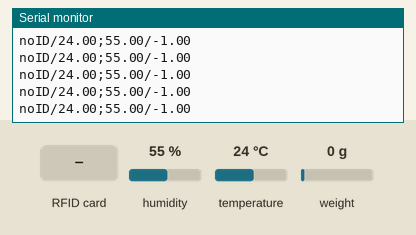
A program run on a simulated Arduino Uno, built with avr-gcc and run on an emulated ATmega328P. Parts: the last lines printed to the serial monitor. The test bench sets the inputs (shaded band); at power-on: humidity 55 %, weight on the scale 0 g, temperature 24 °C.

Above: at 2.6 s.
2.7 s: RFID card 5E 7A 19 C4 held to the reader
At 2.72 s:
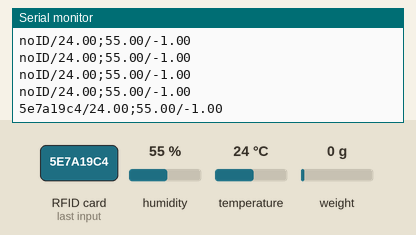
4.2 s: humidity set to 22 %
At 5.73 s:
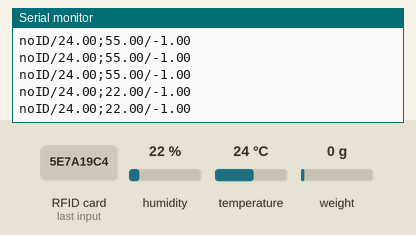
10.3 s: weight on the scale set to 100 g
At 10.32 s:
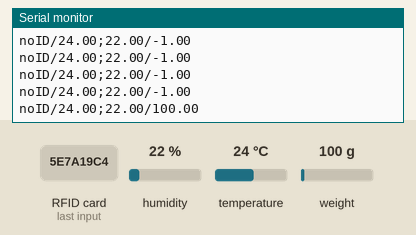
11.8 s: temperature set to 12 °C
At 11.86 s:
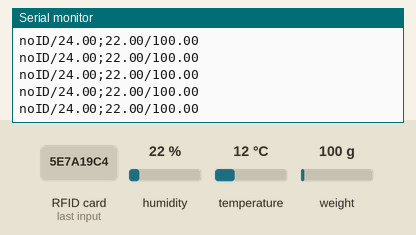
13.3 s: weight on the scale set to 1250 g
At 13.92 s:
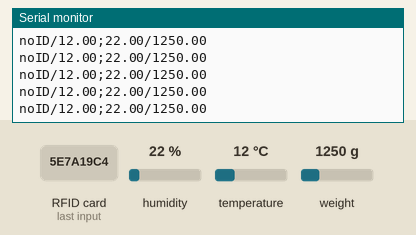
14.8 s: RFID card 5E 7A 19 C4 held to the reader
At 14.82 s:
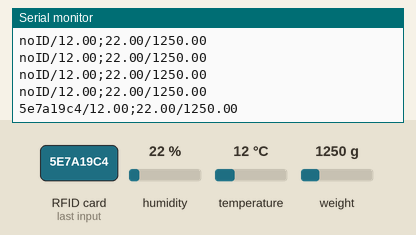
Timing chart, 0 to 17.8 s (numbered marks = the images above; inputs shaded):
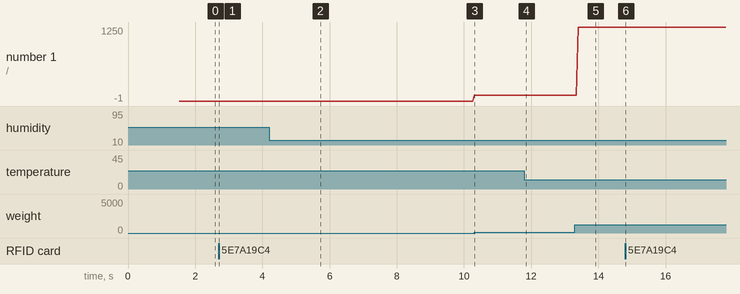

Measured:
- after the input at 2.7 s, the serial monitor: prints a new line at once (image 1)
- after the input at 4.2 s, the serial monitor: prints a new line after 1.5 s (image 2)
- after the input at 10.3 s, the serial monitor: prints a new line at once (image 3)
- after the input at 13.3 s, the serial monitor: prints a new line after 0.10 s (image 5)
- after the input at 14.8 s, the serial monitor: prints a new line at once (image 6)
- plotted number 1: -1 → 100 after the input at 10.3 s, 100 → 1250 after the input at 13.3 s

The program:

main.cpp
```cpp
#include <Arduino.h>
#include "modules/IdentityModule.h"
#include "modules/WeatherModule.h"
#include "modules/WeightModule.h"
#include "logic/AquaMinder.h"

// Set up the logic
AquaMinder aquaMinder(IdentityModule(9, 10), WeightModule(3, 2), WeatherModule(4, DHT11));

void setup()
{
  // Initialize serial communication
  Serial.begin(115200);
  aquaMinder.initializeModules();
}

void loop()
{
  aquaMinder.update();
  aquaMinder.sendAllData();
}
```

User.cpp
```cpp
#include "User.h"

User::User()
{
}

void User::setUid(String uid)
{
    this->uid = uid;
}

String User::getUid()
{
    return uid;
}

float User::getDrankWeight()
{
    return drankWeight;
}

String User::getUidJson()
{
    StaticJsonDocument<200> doc;
    doc["uid"] = uid;
    String json;
    serializeJson(doc, json);
    return json;
}

String User::getDrankWeightJson()
{
    StaticJsonDocument<200> doc;
    doc["drankWeight"] = drankWeight;
    String json;
    serializeJson(doc, json);
    return json;
}

void User::update(float newWeight)
{
    // If lastWeightUpdate is 0, this is the first weight update in a while
    if (lastWeightUpdate == 0)
    {
        lastWeightUpdate = millis();
    }

    // Withdraw first few weight updates
    if ((millis() - lastWeightUpdate) < 3000)
    {
        return;
    }
    else
    {
        lastWeightUpdate = 0;
    }

    // If the weight is less than bottleWeight, not a valid weight
    if (newWeight < bottleWeight)
    {
        return;
    }

    // If the weight is within the tolerance, the user hasn't drank anything
    int diff = this->validWeight - newWeight;
    if (abs(diff) < toleranceWeight)
    {
        return;
    }
    // If the diff is higher than the valid weight, the user has drank something
    else if (diff > 0)
    {
        drankWeight += diff;
        weight = newWeight;
    }
    // If the diff is lower than the valid weight, the user has filled the bottle
    else if (diff < 0)
    {
        weight = newWeight;
    }
}
```

User.h
```cpp
#ifndef User_h
#define User_h

#include <Arduino.h>
#include <ArduinoJson.h>

class User
{
private:
    String uid = "";

    float weight = 0;
    float validWeight = 0;
    float drankWeight = 0;
    unsigned long lastWeightUpdate = 0;

    const int toleranceWeight = 10;
    const int bottleWeight = 20;

public:
    User();
    String getUid();
    void setUid(String uid);

    float getDrankWeight();

    String getDrankWeightJson();
    String getUidJson();

    void update(float newWeight);
};

#endif
```

AquaMinder.cpp
```cpp
#include "AquaMinder.h"

AquaMinder::AquaMinder(IdentityModule id, WeightModule weight, WeatherModule weather)
    : identityModule(id), weightModule(weight), weatherModule(weather)
{
}

void AquaMinder::initializeModules()
{
    Serial.println("*** Starting up modules... ***");

    identityModule.begin();
    weightModule.begin();
    weatherModule.begin();

    Serial.println("*** Ready! ***");
}

void AquaMinder::update()
{
    identityModule.update();
    weatherModule.update();
    weightModule.update();
}

void AquaMinder::notify(RequestType requestType)
{
    switch (requestType)
    {
    case IDENTITY:
        Serial.println(identityModule.getData());
        break;
    case WEATHER:
        Serial.println(weatherModule.getData());
        break;
    case WEIGHT:
        Serial.println(weightModule.getData());
        break;
    default:
        break;
    }
}

void AquaMinder::sendAllData()
{
    Serial.print(identityModule.getData());
    Serial.print("/");
    Serial.print(weatherModule.getData());
    Serial.print("/");
    Serial.println(weightModule.getData());
}

void AquaMinder::spam()
{
    Serial.println(identityModule.getData());
    Serial.println(weatherModule.getData());
    Serial.println(weightModule.getData());
}
```

AquaMinder.h
```cpp
#ifndef AquaMinder_h
#define AquaMinder_h

#include "modules/WeightModule.h"
#include "modules/IdentityModule.h"
#include "modules/WeatherModule.h"
#include <ArduinoJson.h>

class AquaMinder
{
private:
    enum RequestType
    {
        IDENTITY,
        WEATHER,
        WEIGHT
    };

    IdentityModule identityModule;
    WeightModule weightModule;
    WeatherModule weatherModule;

public:
    AquaMinder(IdentityModule id, WeightModule weight, WeatherModule weather);

    void initializeModules();
    void update();
    void notify(RequestType requestType);
    void spam();
    void sendAllData();
};

#endif
```

IdentityModule.cpp
```cpp
#include "IdentityModule.h"

IdentityModule::IdentityModule(int rstPin, int ssPin) : rfidSensor(rstPin, ssPin)
{
}

void IdentityModule::begin()
{
  rfidSensor.begin();
}

void IdentityModule::update()
{
  uid = rfidSensor.readUid();
}

String IdentityModule::getData()
{
  return uid;
}
```

IdentityModule.h
```cpp
#ifndef IdentityModule_h
#define IdentityModule_h

#include <ArduinoJson.h>
#include "sensors/RfidSensor.h"

class IdentityModule
{
private:
  RfidSensor rfidSensor;
  String uid = "noID";
  int scanCard();

public:
  IdentityModule(int rstPin, int ssPin);
  void update();
  void begin();
  String getData();
};

#endif
```

WeatherModule.cpp
```cpp
#include "WeatherModule.h"

WeatherModule::WeatherModule(int pin, int type) : dhtSensor(pin, type)
{
}

void WeatherModule::begin()
{
  dhtSensor.begin();
}

void WeatherModule::update()
{
  humidity = dhtSensor.readHumidity();
  temperature = dhtSensor.readTemperature();
}

String WeatherModule::getData()
{
  return String(temperature) + ";" + String(humidity);
}
```

WeatherModule.h
```cpp
#ifndef WeatherModule_h
#define WeatherModule_h

#include <ArduinoJson.h>
#include "sensors/DhtSensor.h"

class WeatherModule
{
private:
  DhtSensor dhtSensor;
  float temperature = -1;
  float humidity = -1;

public:
  WeatherModule(int pin, int type);
  void begin();
  void update();
  String getData();
};

#endif
```

WeightModule.cpp
```cpp
#include "WeightModule.h"

WeightModule::WeightModule(uint8_t dataPin, uint8_t clockPin)
    : hx711Sensor(dataPin, clockPin, 400.5)
{
  // TODO: make calibration factor configurable
}

void WeightModule::begin()
{
  hx711Sensor.begin();
}

void WeightModule::tare()
{
  hx711Sensor.tare();
}

void WeightModule::update()
{
  float newWeight = hx711Sensor.readWeight();
  if (newWeight > 0)
  {
    weight = newWeight;
  }
}

String WeightModule::getData()
{
  return String(weight);
}
```

WeightModule.h
```cpp
#ifndef WeightModule_h
#define WeightModule_h

#include "sensors/Hx711Sensor.h"
#include <ArduinoJson.h>

class WeightModule
{
private:
  Hx711Sensor hx711Sensor;
  float weight = -1;
  float threshold = 10;
  int maxSmoothIterations = 10;
  int smoothTime = 100;

  float readWeight();
  void calibrate();
  void tare();

public:
  WeightModule(uint8_t dataPin, uint8_t clockPin);
  void begin();
  void update();
  String getData();
};

#endif
```

DhtSensor.cpp
```cpp
#include "DhtSensor.h"

DhtSensor::DhtSensor(int pin, int type) : dht_sensor(pin, type)
{
}

void DhtSensor::begin()
{
  dht_sensor.begin();
  Serial.println("DHT sensor initialized");
}

float DhtSensor::readHumidity()
{
  return dht_sensor.readHumidity();
}

float DhtSensor::readTemperature()
{
  return dht_sensor.readTemperature();
}
```

DhtSensor.h
```cpp
// DhtSensor.h
#ifndef DhtSensor_h
#define DhtSensor_h

#include <DHT.h>

class DhtSensor
{
private:
  DHT dht_sensor;

public:
  DhtSensor(int pin, int type);
  void begin();
  float readHumidity();
  float readTemperature();
};

#endif
```

Hx711Sensor.cpp
```cpp
#include "Hx711Sensor.h"

Hx711Sensor::Hx711Sensor(int dataPin, int clockPin, float calibrationFactor) : loadCell(dataPin, clockPin)
{
    setCalibrationFactor(calibrationFactor);
}

void Hx711Sensor::begin()
{
    loadCell.begin();
    loadCell.start(1000, true);
    Serial.println("Hx711 sensor initialized");
}

float Hx711Sensor::readWeight()
{
    boolean newDataReady = 0;

    // check for new data/start next conversion:
    if (loadCell.update())
        newDataReady = true;

    // get smoothed value from the dataset:
    if (newDataReady)
    {
        float i = loadCell.getData();
        newDataReady = 0;
        return i;
    }
    return -1;
}

void Hx711Sensor::setCalibrationFactor(float factor)
{
    loadCell.setCalFactor(factor);
}

float Hx711Sensor::getCalibrationFactor(float knownMass)
{
    return loadCell.getNewCalibration(knownMass);
}

void Hx711Sensor::tare()
{
    loadCell.tare();
}
```

Hx711Sensor.h
```cpp
#ifndef Hx711Sensor_h
#define Hx711Sensor_h

#include <HX711_ADC.h>

class Hx711Sensor
{
private:
  HX711_ADC loadCell;

public:
  Hx711Sensor(int dataPin, int clockPin, float calibrationFactor);
  void begin();
  void setCalibrationFactor(float factor);
  float getCalibrationFactor(float knownMass);
  void tare();
  float readWeight();
};

#endif
```

RfidSensor.cpp
```cpp
#include "RfidSensor.h"

RfidSensor::RfidSensor(int rstPin, int ssPin) : mfrc522(ssPin, rstPin) {}

void RfidSensor::begin()
{
    SPI.begin();
    mfrc522.PCD_Init();
    uidString = "";

    Serial.println("RFID sensor initialized");
}

/**
 * If the card is new => read the id
 *
 * If the card stays on the sensor it is in state HALT, therfore we cant read the card again.
 * PICC_WakeupA reactivates the card and sets it to state IDLE and can be read again.
 *
 * If no chip is present there is nothing to wakeup => uid=null
 */
String RfidSensor::readUid()
{
    if (mfrc522.PICC_IsNewCardPresent())
    {
        if (mfrc522.PICC_ReadCardSerial())
        {
            byte uid[4] = {0};

            memcpy(uid, mfrc522.uid.uidByte, 4);

            uidString = "";

            for (int i = 0; i < 4; i++)
            {
                uidString += String(uid[i], HEX);
            }
        }

        mfrc522.PICC_HaltA();
        mfrc522.PCD_StopCrypto1();
    }
    else
    {
        byte bufferATQA[2];
        byte bufferSize = sizeof(bufferATQA);

        if (!mfrc522.PICC_WakeupA(bufferATQA, &bufferSize) == MFRC522::STATUS_OK)
            uidString = "noID";
    }

    return uidString;
}
```

RfidSensor.h
```cpp
#ifndef RfidSensor_h
#define RfidSensor_h

#include <SPI.h>
#include <MFRC522.h>

class RfidSensor
{
private:
    MFRC522 mfrc522;
    String uidString;

public:
    RfidSensor(int rstPin, int ssPin);
    void begin();
    String readUid();
};

#endif
```
